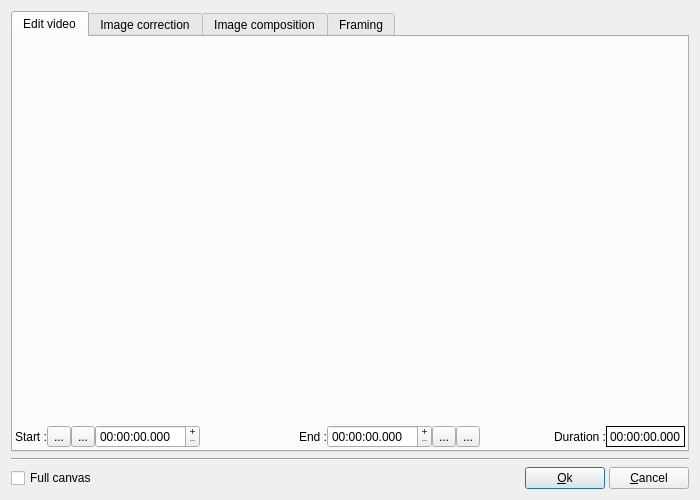
<?xml version="1.0" encoding="UTF-8"?>
<ui version="4.0">
 <class>DlgVideoProperties</class>
 <widget class="QDialog" name="DlgVideoProperties">
  <property name="geometry">
   <rect>
    <x>0</x>
    <y>0</y>
    <width>700</width>
    <height>500</height>
   </rect>
  </property>
  <property name="minimumSize">
   <size>
    <width>700</width>
    <height>500</height>
   </size>
  </property>
  <property name="font">
   <font>
    <pointsize>9</pointsize>
   </font>
  </property>
  <property name="windowTitle">
   <string>Video object properties</string>
  </property>
  <layout class="QVBoxLayout" name="verticalLayout">
   <item>
    <widget class="QTabWidget" name="tabWidget">
     <property name="currentIndex">
      <number>0</number>
     </property>
     <widget class="QWidget" name="CutVideoTab">
      <attribute name="title">
       <string>Edit video</string>
      </attribute>
      <layout class="QVBoxLayout" name="verticalLayout_3">
       <property name="spacing">
        <number>2</number>
       </property>
       <property name="margin">
        <number>2</number>
       </property>
       <item>
        <widget class="wgt_QVideoPlayer" name="VideoPlayer" native="true">
         <property name="sizePolicy">
          <sizepolicy hsizetype="Expanding" vsizetype="Expanding">
           <horstretch>0</horstretch>
           <verstretch>0</verstretch>
          </sizepolicy>
         </property>
        </widget>
       </item>
       <item>
        <layout class="QHBoxLayout" name="horizontalLayout_5">
         <property name="spacing">
          <number>0</number>
         </property>
         <property name="margin">
          <number>0</number>
         </property>
         <item>
          <widget class="QLabel" name="label_3">
           <property name="text">
            <string>Start :</string>
           </property>
          </widget>
         </item>
         <item>
          <widget class="QToolButton" name="SeekLeftBt">
           <property name="toolTip">
            <string extracomment="Tooltip in dialog box">Move to start position</string>
           </property>
           <property name="text">
            <string notr="true">...</string>
           </property>
           <property name="icon">
            <iconset>
             <normaloff>icons/player_rew.png</normaloff>icons/player_rew.png</iconset>
           </property>
          </widget>
         </item>
         <item>
          <widget class="QToolButton" name="DefStartPosBT">
           <property name="toolTip">
            <string extracomment="Tooltip in dialog box">Use current position as start position</string>
           </property>
           <property name="text">
            <string notr="true">...</string>
           </property>
           <property name="icon">
            <iconset>
             <normaloff>icons/PosStart.png</normaloff>icons/PosStart.png</iconset>
           </property>
          </widget>
         </item>
         <item>
          <widget class="QDateTimeEdit" name="StartPosEd">
           <property name="minimumSize">
            <size>
             <width>105</width>
             <height>0</height>
            </size>
           </property>
           <property name="maximumSize">
            <size>
             <width>105</width>
             <height>16777215</height>
            </size>
           </property>
           <property name="toolTip">
            <string extracomment="Tooltip in dialog box">Define the start position to use for</string>
           </property>
           <property name="buttonSymbols">
            <enum>QAbstractSpinBox::PlusMinus</enum>
           </property>
           <property name="specialValueText">
            <string notr="true"/>
           </property>
           <property name="displayFormat">
            <string notr="true">HH:mm:ss.zzz</string>
           </property>
          </widget>
         </item>
         <item>
          <widget class="QLabel" name="label_4">
           <property name="sizePolicy">
            <sizepolicy hsizetype="Expanding" vsizetype="Preferred">
             <horstretch>0</horstretch>
             <verstretch>0</verstretch>
            </sizepolicy>
           </property>
           <property name="text">
            <string>End :</string>
           </property>
           <property name="alignment">
            <set>Qt::AlignRight|Qt::AlignTrailing|Qt::AlignVCenter</set>
           </property>
          </widget>
         </item>
         <item>
          <widget class="QDateTimeEdit" name="EndPosEd">
           <property name="minimumSize">
            <size>
             <width>105</width>
             <height>0</height>
            </size>
           </property>
           <property name="maximumSize">
            <size>
             <width>105</width>
             <height>16777215</height>
            </size>
           </property>
           <property name="toolTip">
            <string extracomment="Tooltip in dialog box">Define the end position to use for</string>
           </property>
           <property name="buttonSymbols">
            <enum>QAbstractSpinBox::PlusMinus</enum>
           </property>
           <property name="specialValueText">
            <string notr="true"/>
           </property>
           <property name="currentSection">
            <enum>QDateTimeEdit::HourSection</enum>
           </property>
           <property name="displayFormat">
            <string notr="true">HH:mm:ss.zzz</string>
           </property>
          </widget>
         </item>
         <item>
          <widget class="QToolButton" name="DefEndPosBT">
           <property name="toolTip">
            <string extracomment="Tooltip in dialog box">Use current position as end position</string>
           </property>
           <property name="text">
            <string notr="true">...</string>
           </property>
           <property name="icon">
            <iconset>
             <normaloff>icons/PosEnd.png</normaloff>icons/PosEnd.png</iconset>
           </property>
          </widget>
         </item>
         <item>
          <widget class="QToolButton" name="SeekRightBt">
           <property name="toolTip">
            <string extracomment="Tooltip in dialog box">Move to end position</string>
           </property>
           <property name="text">
            <string notr="true">...</string>
           </property>
           <property name="icon">
            <iconset>
             <normaloff>icons/player_fwd.png</normaloff>icons/player_fwd.png</iconset>
           </property>
          </widget>
         </item>
         <item>
          <widget class="QLabel" name="label">
           <property name="sizePolicy">
            <sizepolicy hsizetype="Expanding" vsizetype="Preferred">
             <horstretch>0</horstretch>
             <verstretch>0</verstretch>
            </sizepolicy>
           </property>
           <property name="text">
            <string>Duration :</string>
           </property>
           <property name="alignment">
            <set>Qt::AlignRight|Qt::AlignTrailing|Qt::AlignVCenter</set>
           </property>
          </widget>
         </item>
         <item>
          <widget class="QLabel" name="ActualDuration">
           <property name="maximumSize">
            <size>
             <width>16777215</width>
             <height>21</height>
            </size>
           </property>
           <property name="frameShape">
            <enum>QFrame::Box</enum>
           </property>
           <property name="text">
            <string notr="true">00:00:00.000</string>
           </property>
          </widget>
         </item>
        </layout>
       </item>
      </layout>
     </widget>
     <widget class="QWidget" name="ImageTab">
      <attribute name="title">
       <string>Image correction</string>
      </attribute>
      <layout class="QVBoxLayout" name="verticalLayout_2">
       <property name="spacing">
        <number>2</number>
       </property>
       <property name="margin">
        <number>2</number>
       </property>
       <item>
        <widget class="wgt_QImageFilterTransform" name="ImageFilters" native="true"/>
       </item>
      </layout>
     </widget>
     <widget class="QWidget" name="CompositionTab">
      <attribute name="title">
       <string>Image composition</string>
      </attribute>
      <layout class="QVBoxLayout" name="verticalLayout_5">
       <property name="spacing">
        <number>2</number>
       </property>
       <property name="margin">
        <number>2</number>
       </property>
       <item>
        <widget class="wgt_QCompositionWidget" name="CompositionWidget" native="true"/>
       </item>
      </layout>
     </widget>
     <widget class="QWidget" name="FramingTab">
      <attribute name="title">
       <string>Framing</string>
      </attribute>
      <layout class="QVBoxLayout" name="verticalLayout_4">
       <property name="spacing">
        <number>2</number>
       </property>
       <property name="margin">
        <number>2</number>
       </property>
       <item>
        <widget class="wgt_QCustomScene" name="CustomScene" native="true">
         <property name="sizePolicy">
          <sizepolicy hsizetype="Expanding" vsizetype="Expanding">
           <horstretch>0</horstretch>
           <verstretch>0</verstretch>
          </sizepolicy>
         </property>
        </widget>
       </item>
      </layout>
     </widget>
    </widget>
   </item>
   <item>
    <widget class="Line" name="line">
     <property name="orientation">
      <enum>Qt::Horizontal</enum>
     </property>
    </widget>
   </item>
   <item>
    <layout class="QHBoxLayout" name="horizontalLayout_2">
     <property name="spacing">
      <number>4</number>
     </property>
     <item>
      <widget class="QCheckBox" name="FullCanvasCB">
       <property name="text">
        <string>Full canvas</string>
       </property>
      </widget>
     </item>
     <item>
      <spacer name="horizontalSpacer_2">
       <property name="orientation">
        <enum>Qt::Horizontal</enum>
       </property>
       <property name="sizeHint" stdset="0">
        <size>
         <width>40</width>
         <height>20</height>
        </size>
       </property>
      </spacer>
     </item>
     <item>
      <widget class="QPushButton" name="OKBT">
       <property name="text">
        <string>&amp;Ok</string>
       </property>
       <property name="icon">
        <iconset>
         <normaloff>icons/agt_action_success.png</normaloff>icons/agt_action_success.png</iconset>
       </property>
      </widget>
     </item>
     <item>
      <widget class="QPushButton" name="CloseBT">
       <property name="text">
        <string>&amp;Cancel</string>
       </property>
       <property name="icon">
        <iconset>
         <normaloff>icons/agt_action_fail.png</normaloff>icons/agt_action_fail.png</iconset>
       </property>
      </widget>
     </item>
    </layout>
   </item>
  </layout>
 </widget>
 <customwidgets>
  <customwidget>
   <class>wgt_QCompositionWidget</class>
   <extends>QWidget</extends>
   <header>wgt_QCompositionWidget.h</header>
   <container>1</container>
  </customwidget>
  <customwidget>
   <class>wgt_QCustomScene</class>
   <extends>QWidget</extends>
   <header>wgt_QCustomScene.h</header>
   <container>1</container>
  </customwidget>
  <customwidget>
   <class>wgt_QImageFilterTransform</class>
   <extends>QWidget</extends>
   <header>wgt_QImageFilterTransform.h</header>
   <container>1</container>
  </customwidget>
  <customwidget>
   <class>wgt_QVideoPlayer</class>
   <extends>QWidget</extends>
   <header>wgt_QVideoPlayer.h</header>
   <container>1</container>
  </customwidget>
 </customwidgets>
 <resources/>
 <connections/>
</ui>
